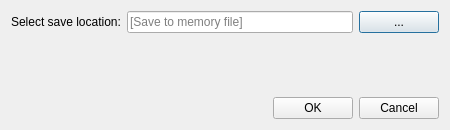
<?xml version="1.0" encoding="UTF-8"?>
<ui version="4.0">
 <class>CreatenewDialogBase</class>
 <widget class="QDialog" name="CreatenewDialogBase">
  <property name="geometry">
   <rect>
    <x>0</x>
    <y>0</y>
    <width>450</width>
    <height>130</height>
   </rect>
  </property>
  <property name="sizePolicy">
   <sizepolicy hsizetype="Preferred" vsizetype="Fixed">
    <horstretch>0</horstretch>
    <verstretch>0</verstretch>
   </sizepolicy>
  </property>
  <property name="minimumSize">
   <size>
    <width>250</width>
    <height>130</height>
   </size>
  </property>
  <property name="maximumSize">
   <size>
    <width>16777215</width>
    <height>130</height>
   </size>
  </property>
  <property name="windowTitle">
   <string>Create new entrance layer</string>
  </property>
  <layout class="QGridLayout" name="gridLayout">
   <item row="0" column="3">
    <widget class="QPushButton" name="pushButtonSelectLocationEntrance">
     <property name="sizePolicy">
      <sizepolicy hsizetype="Maximum" vsizetype="Fixed">
       <horstretch>0</horstretch>
       <verstretch>0</verstretch>
      </sizepolicy>
     </property>
     <property name="text">
      <string>...</string>
     </property>
    </widget>
   </item>
   <item row="0" column="0">
    <widget class="QLabel" name="label">
     <property name="sizePolicy">
      <sizepolicy hsizetype="Maximum" vsizetype="Maximum">
       <horstretch>0</horstretch>
       <verstretch>0</verstretch>
      </sizepolicy>
     </property>
     <property name="text">
      <string>Select save location:</string>
     </property>
    </widget>
   </item>
   <item row="1" column="1">
    <spacer name="verticalSpacer">
     <property name="orientation">
      <enum>Qt::Vertical</enum>
     </property>
     <property name="sizeHint" stdset="0">
      <size>
       <width>20</width>
       <height>42</height>
      </size>
     </property>
    </spacer>
   </item>
   <item row="2" column="3">
    <widget class="QPushButton" name="closePopUpEntrancesButton">
     <property name="sizePolicy">
      <sizepolicy hsizetype="Maximum" vsizetype="Fixed">
       <horstretch>0</horstretch>
       <verstretch>0</verstretch>
      </sizepolicy>
     </property>
     <property name="text">
      <string>Cancel</string>
     </property>
    </widget>
   </item>
   <item row="2" column="2">
    <widget class="QPushButton" name="pushButtonEntrancesNewFileDLG">
     <property name="sizePolicy">
      <sizepolicy hsizetype="Maximum" vsizetype="Fixed">
       <horstretch>0</horstretch>
       <verstretch>0</verstretch>
      </sizepolicy>
     </property>
     <property name="text">
      <string>OK</string>
     </property>
    </widget>
   </item>
   <item row="0" column="1" colspan="2">
    <widget class="QLineEdit" name="lineEditEntrances">
     <property name="placeholderText">
      <string>[Save to memory file]</string>
     </property>
    </widget>
   </item>
  </layout>
 </widget>
 <resources/>
 <connections/>
</ui>
